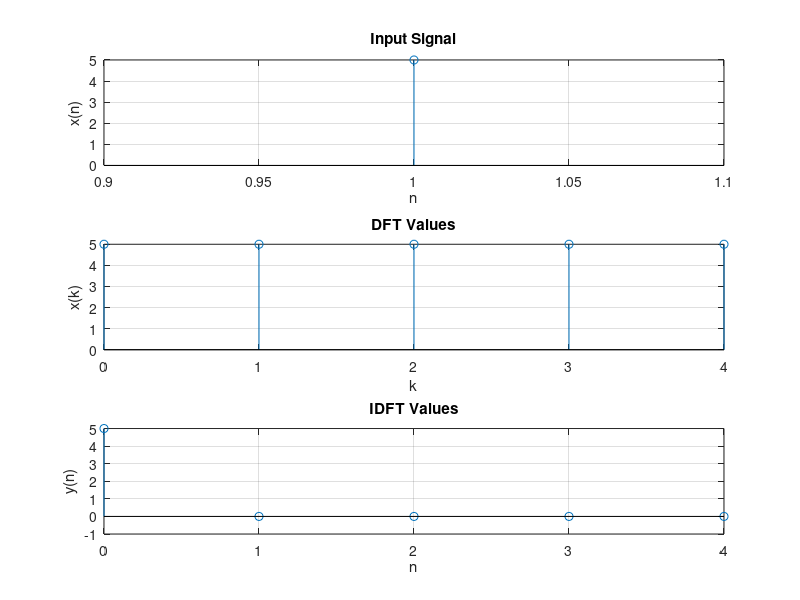

Source code (MATLAB):
clc;
close all;
clear all;

x = input('Enter the sequence x(n) = ');
N = input('Input N:');
len = length(x);
disp(N);

subplot(3,1,1);
stem(x);
xlabel('n');
ylabel('x(n)');
title('Input Signal');
grid on;

% Zero-padding
if N > len
    x = [x, zeros(1, N-len)];
end

% DFT computation
y = zeros(1, N);
for k = 0:N-1
    for n = 0:N-1
        y(k+1) = y(k+1) + x(n+1)*exp((-1i*2*pi*k*n)/N);
    end
end

disp(y);

subplot(3,1,2);
stem(0:N-1, abs(y));
xlabel('k');
ylabel('x(k)');
title('DFT Values');
grid on;

% IDFT computation
M = length(y);
m = zeros(1,M);
for n = 0:M-1
    for k = 0:M-1
        m(n+1) = m(n+1) + ((1/M)*y(k+1).*exp((1i*2*pi*k*n)/M));
    end
end

disp(m);

subplot(3,1,3);
stem(0:M-1, m);
xlabel('n');
ylabel('y(n)');
title('IDFT Values');
grid on;